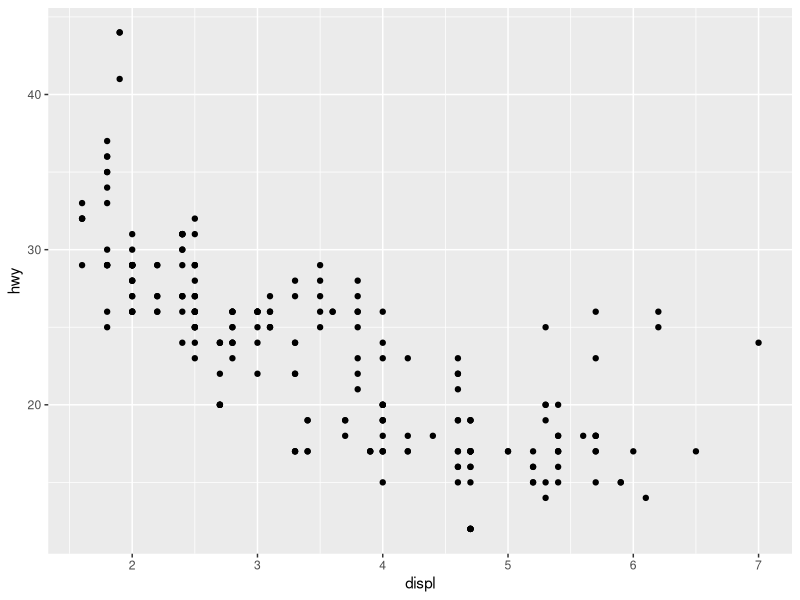
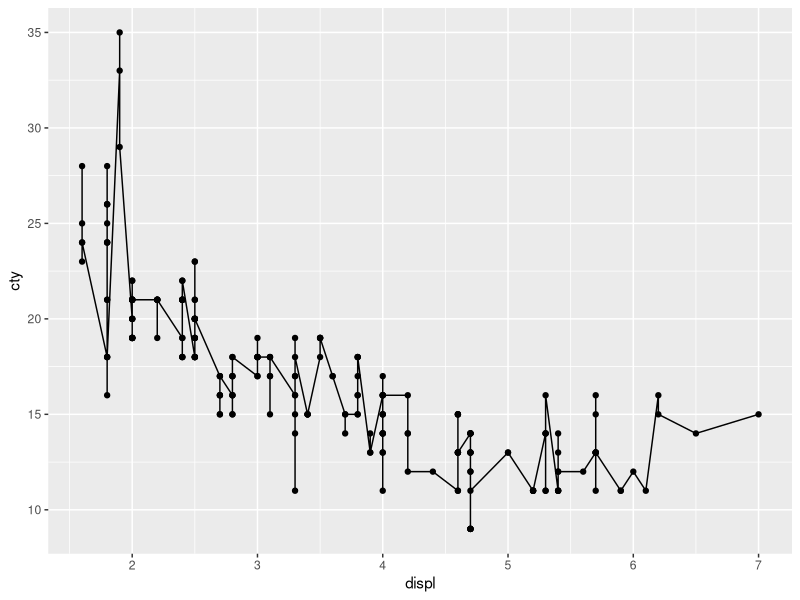
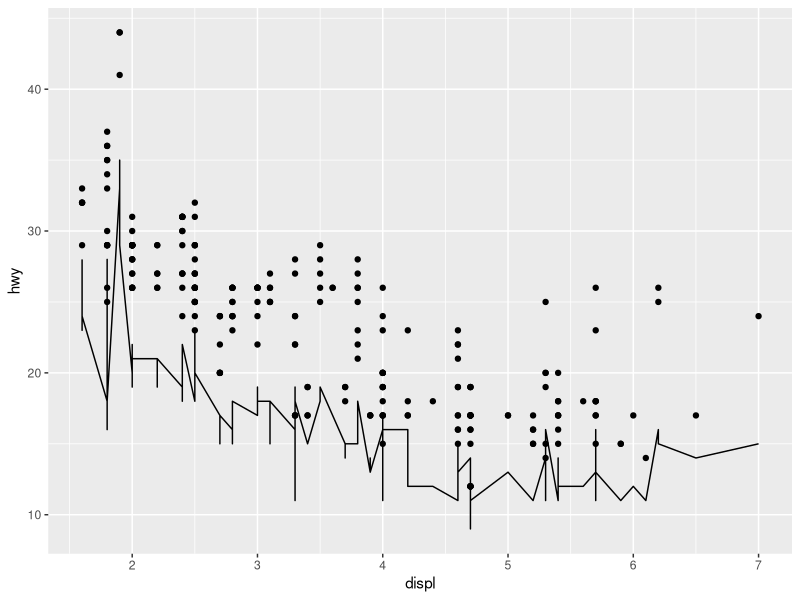
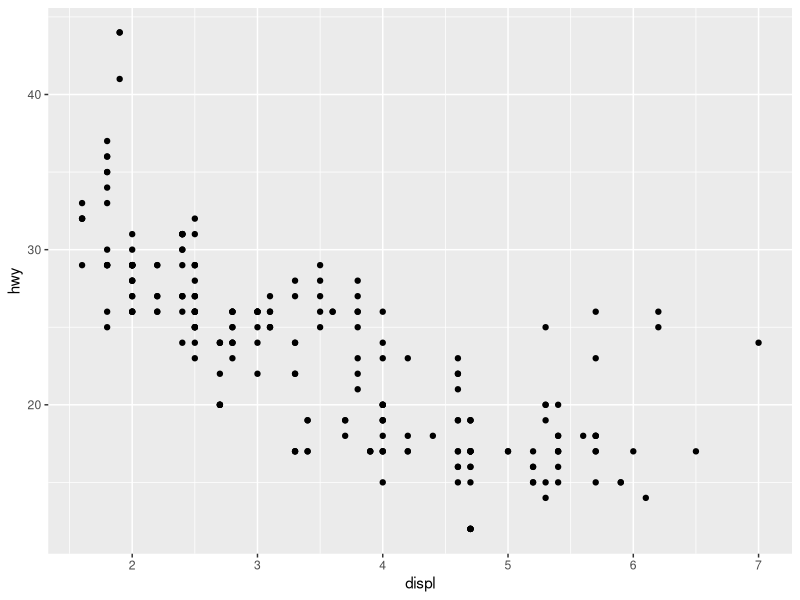
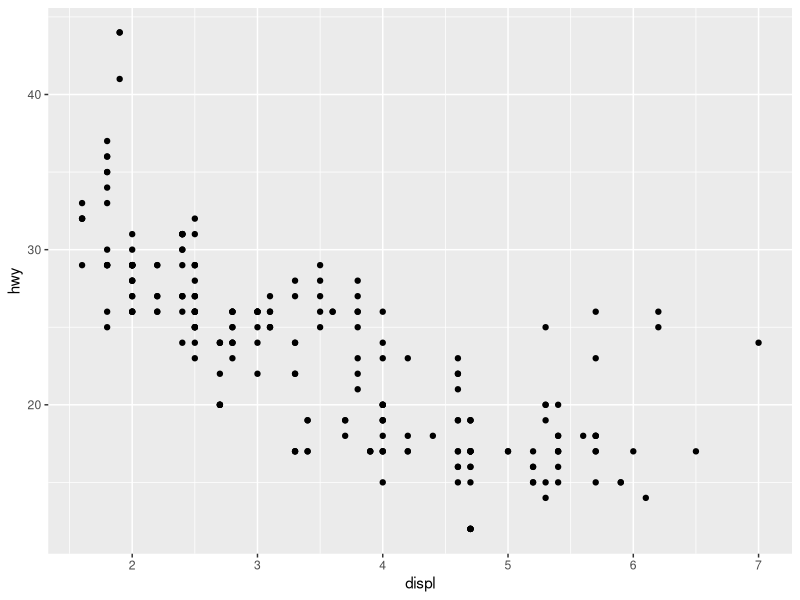
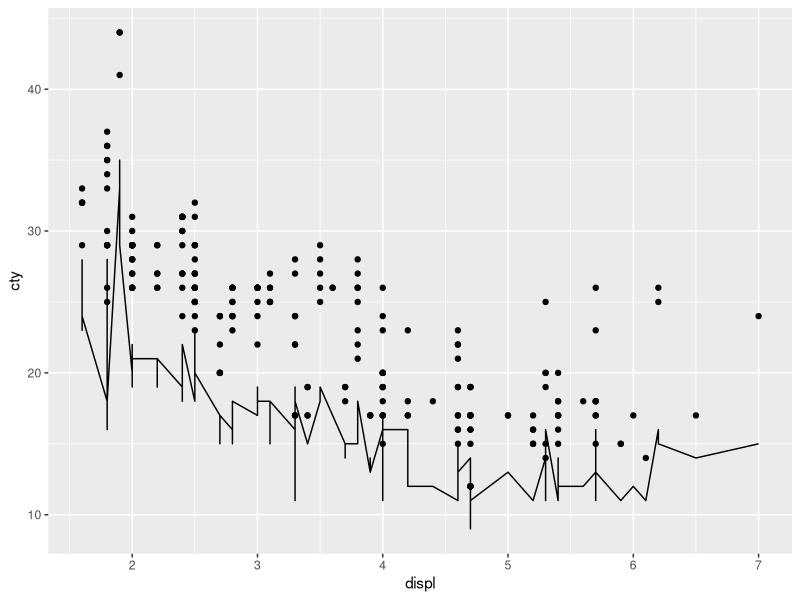

Write the R code that produced these figures, in order.
## ---- chunk 1
library(tidyverse)
## ---- chunk 2
ggplot(data = mpg) + 
  aes(x = displ, y = hwy) +
  geom_point() 
## ---- chunk 3
ggplot(data = mpg) + 

# First plot 
  aes(x = displ, y = hwy) +
  geom_point() +

# Second plot
  aes(x = displ, y = cty) +
  geom_line()
## ---- chunk 4
ggplot(data = mpg) + 
  geom_point(mapping = aes(x = displ, y = hwy)) +
  geom_line(mapping = aes(x = displ, y = cty))
## ---- chunk 5
ggplot(data = mpg) + 
  geom_point(mapping = aes(x = displ, y = hwy))

ggplot(data = mpg, mapping = aes(x = displ, y = hwy)) + 
  geom_point()
## ---- chunk 6
ggplot(data = mpg, mapping = aes(x = displ, y = cty)) + 
  geom_point(mapping = aes(x = displ, y = hwy)) +
  geom_line()
